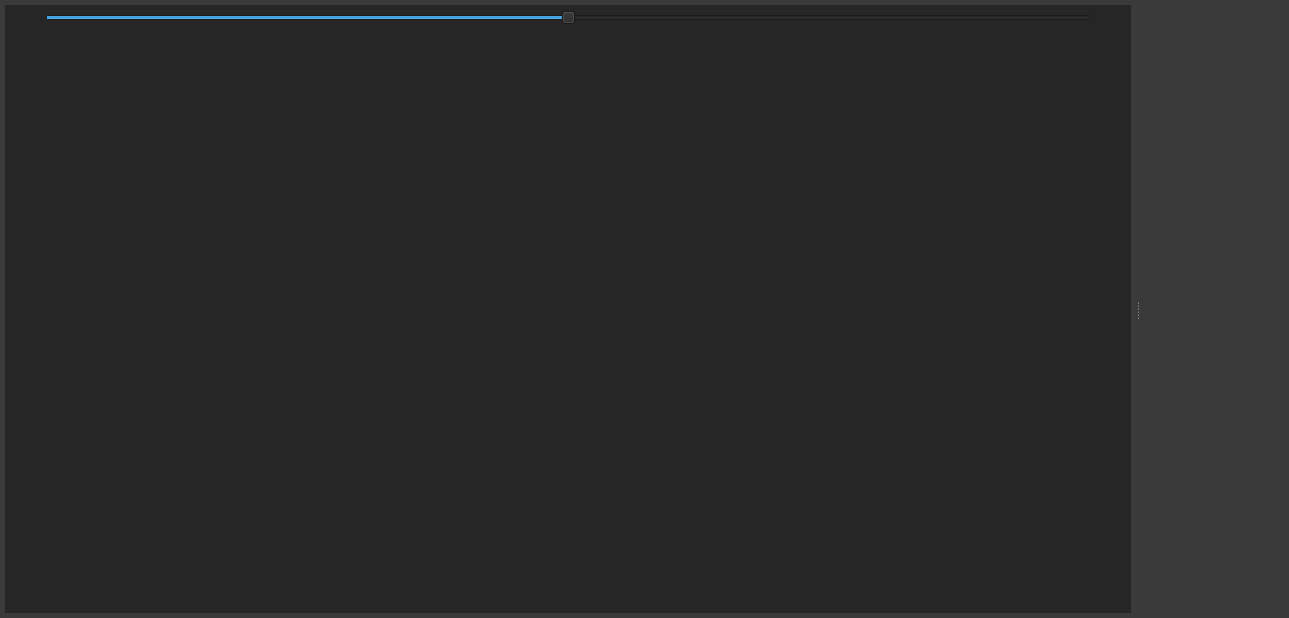
<?xml version="1.0" encoding="UTF-8"?>
<ui version="4.0">
 <class>WindowScope</class>
 <widget class="QWidget" name="WindowScope">
  <property name="windowModality">
   <enum>Qt::NonModal</enum>
  </property>
  <property name="geometry">
   <rect>
    <x>0</x>
    <y>0</y>
    <width>1289</width>
    <height>618</height>
   </rect>
  </property>
  <property name="minimumSize">
   <size>
    <width>400</width>
    <height>350</height>
   </size>
  </property>
  <property name="contextMenuPolicy">
   <enum>Qt::DefaultContextMenu</enum>
  </property>
  <property name="windowTitle">
   <string>Form</string>
  </property>
  <property name="styleSheet">
   <string notr="true">QWidget{
background-color: rgb(58, 58, 58);
}
</string>
  </property>
  <layout class="QHBoxLayout" name="horizontalLayout">
   <property name="leftMargin">
    <number>0</number>
   </property>
   <property name="topMargin">
    <number>0</number>
   </property>
   <property name="rightMargin">
    <number>0</number>
   </property>
   <property name="bottomMargin">
    <number>0</number>
   </property>
   <item>
    <widget class="QSplitter" name="splitter">
     <property name="orientation">
      <enum>Qt::Horizontal</enum>
     </property>
     <property name="handleWidth">
      <number>3</number>
     </property>
     <widget class="QWidget" name="widget_left" native="true">
      <property name="styleSheet">
       <string notr="true"/>
      </property>
      <layout class="QVBoxLayout" name="verticalLayout">
       <property name="spacing">
        <number>0</number>
       </property>
       <property name="leftMargin">
        <number>5</number>
       </property>
       <property name="topMargin">
        <number>5</number>
       </property>
       <property name="rightMargin">
        <number>5</number>
       </property>
       <property name="bottomMargin">
        <number>5</number>
       </property>
       <item>
        <widget class="QWidget" name="widget_top" native="true">
         <property name="minimumSize">
          <size>
           <width>0</width>
           <height>0</height>
          </size>
         </property>
         <property name="maximumSize">
          <size>
           <width>16777215</width>
           <height>50</height>
          </size>
         </property>
         <property name="styleSheet">
          <string notr="true">QWidget{
background-color: rgb(38, 38, 38);
}</string>
         </property>
         <layout class="QVBoxLayout" name="verticalLayout_4">
          <property name="spacing">
           <number>0</number>
          </property>
          <property name="leftMargin">
           <number>40</number>
          </property>
          <property name="topMargin">
           <number>5</number>
          </property>
          <property name="rightMargin">
           <number>40</number>
          </property>
          <property name="bottomMargin">
           <number>0</number>
          </property>
          <item>
           <widget class="QSlider" name="sliderSignal">
            <property name="sizePolicy">
             <sizepolicy hsizetype="Expanding" vsizetype="Fixed">
              <horstretch>0</horstretch>
              <verstretch>0</verstretch>
             </sizepolicy>
            </property>
            <property name="styleSheet">
             <string notr="true"/>
            </property>
            <property name="minimum">
             <number>-100</number>
            </property>
            <property name="maximum">
             <number>100</number>
            </property>
            <property name="value">
             <number>0</number>
            </property>
            <property name="orientation">
             <enum>Qt::Horizontal</enum>
            </property>
           </widget>
          </item>
         </layout>
        </widget>
       </item>
       <item>
        <widget class="QWidget" name="widget_trace" native="true">
         <property name="sizePolicy">
          <sizepolicy hsizetype="Preferred" vsizetype="Expanding">
           <horstretch>0</horstretch>
           <verstretch>0</verstretch>
          </sizepolicy>
         </property>
         <property name="minimumSize">
          <size>
           <width>0</width>
           <height>100</height>
          </size>
         </property>
         <property name="styleSheet">
          <string notr="true">QWidget{
background-color: rgb(38, 38, 38);
}</string>
         </property>
         <layout class="QVBoxLayout" name="verticalLayout_trace">
          <property name="spacing">
           <number>0</number>
          </property>
          <property name="leftMargin">
           <number>0</number>
          </property>
          <property name="topMargin">
           <number>0</number>
          </property>
          <property name="rightMargin">
           <number>0</number>
          </property>
          <property name="bottomMargin">
           <number>0</number>
          </property>
         </layout>
        </widget>
       </item>
       <item>
        <widget class="QWidget" name="widget_info" native="true">
         <property name="sizePolicy">
          <sizepolicy hsizetype="Preferred" vsizetype="Preferred">
           <horstretch>0</horstretch>
           <verstretch>0</verstretch>
          </sizepolicy>
         </property>
         <property name="minimumSize">
          <size>
           <width>0</width>
           <height>10</height>
          </size>
         </property>
         <property name="maximumSize">
          <size>
           <width>16777215</width>
           <height>150</height>
          </size>
         </property>
         <property name="styleSheet">
          <string notr="true">QWidget{
background-color: rgb(38, 38, 38);
}</string>
         </property>
         <layout class="QVBoxLayout" name="verticalLayout_2">
          <property name="spacing">
           <number>0</number>
          </property>
          <property name="leftMargin">
           <number>0</number>
          </property>
          <property name="topMargin">
           <number>0</number>
          </property>
          <property name="rightMargin">
           <number>0</number>
          </property>
          <property name="bottomMargin">
           <number>5</number>
          </property>
          <item>
           <layout class="QVBoxLayout" name="verticalLayout_info">
            <property name="spacing">
             <number>0</number>
            </property>
           </layout>
          </item>
         </layout>
        </widget>
       </item>
      </layout>
     </widget>
     <widget class="QWidget" name="widget_settings" native="true">
      <property name="sizePolicy">
       <sizepolicy hsizetype="Preferred" vsizetype="Expanding">
        <horstretch>0</horstretch>
        <verstretch>0</verstretch>
       </sizepolicy>
      </property>
      <property name="minimumSize">
       <size>
        <width>150</width>
        <height>0</height>
       </size>
      </property>
      <property name="maximumSize">
       <size>
        <width>330</width>
        <height>16777215</height>
       </size>
      </property>
      <property name="styleSheet">
       <string notr="true"/>
      </property>
      <layout class="QVBoxLayout" name="verticalLayout_3">
       <property name="spacing">
        <number>2</number>
       </property>
       <property name="leftMargin">
        <number>0</number>
       </property>
       <property name="topMargin">
        <number>0</number>
       </property>
       <property name="rightMargin">
        <number>0</number>
       </property>
       <property name="bottomMargin">
        <number>0</number>
       </property>
       <item>
        <layout class="QVBoxLayout" name="verticalLayout_settings">
         <property name="spacing">
          <number>2</number>
         </property>
        </layout>
       </item>
      </layout>
     </widget>
    </widget>
   </item>
  </layout>
 </widget>
 <resources/>
 <connections/>
</ui>
